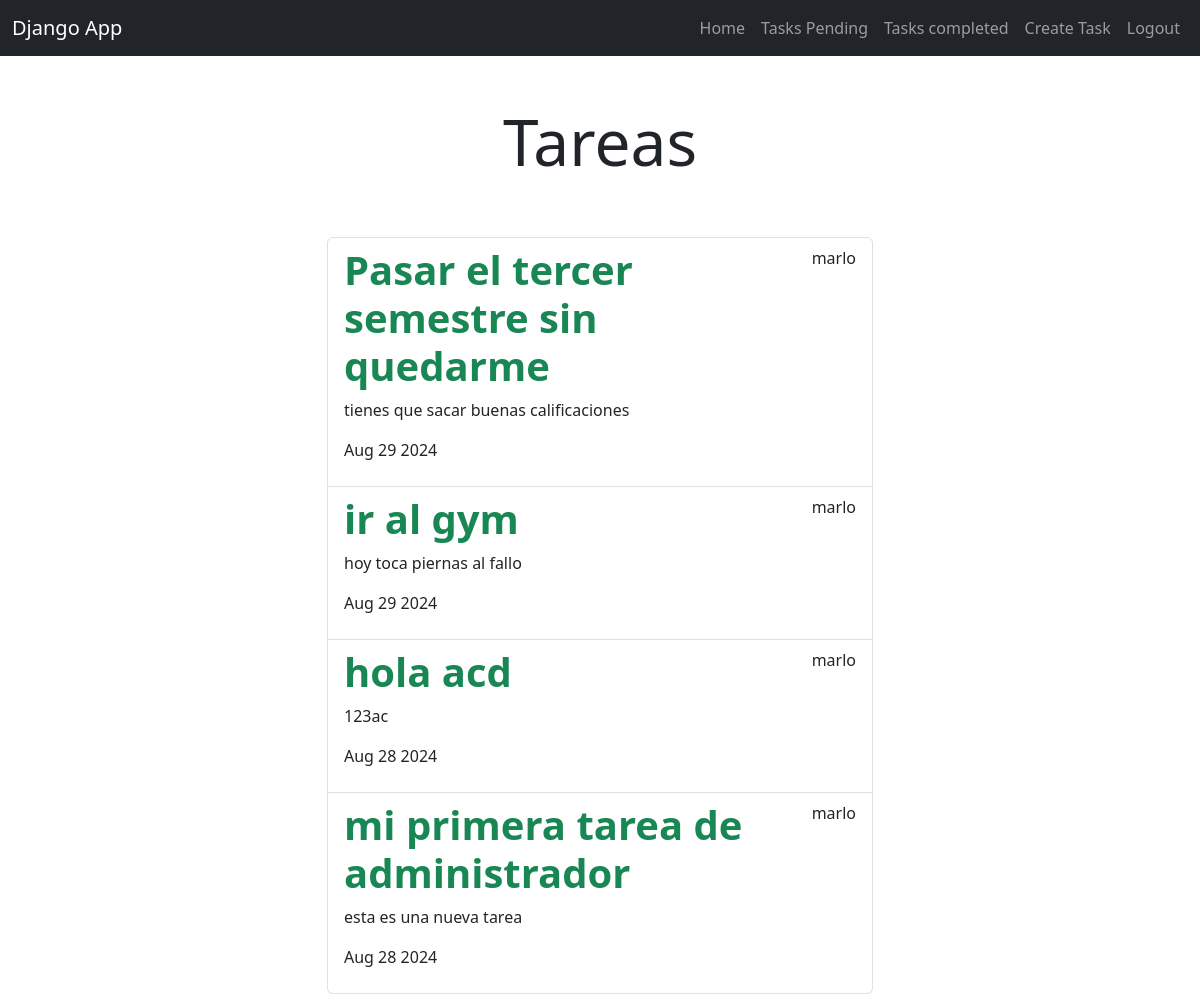
The app's page /tasks_completed/ (signed in) with its own data.
### tasks/models.py (models this page shows, shortened)
class Task(models.Model):
    title = models.CharField(max_length=100)
    description = models.TextField(blank=True)
    created = models.DateTimeField(auto_now_add=True)
    datecompleted = models.DateTimeField(null=True, blank=True)
    important = models.BooleanField(default=False)
    user = models.ForeignKey(User, on_delete=models.CASCADE)

### tasks/views.py (the view)
# urls.py: path('tasks_completed/',views.tasks_completed,name='tasks_completed'),
@login_required
def tasks_completed(request):
    tasks = Task.objects.filter(user=request.user, datecompleted__isnull=False).order_by('-datecompleted')
    return render(request, 'tasks.html',{'tasks':tasks,  'tipopagina':'Tareas Completadas'})

### tasks/templates/tasks.html
{% extends 'base.html' %}
{% block content %}
<main class="container">
    <div class="row">
        <div class="col-md-6 offset-md-3">
            <h1 class="text-center display-3 py-5">Tareas</h1>
                <ul class="list-group">
                    {% for task in tasks %}
                        <a class="list-group-item" href="{% url 'task_detail' task.id %}">
                            <header class="d-flex justify-content-between">
                                {% if task.important %}
                                    <h1 class="fw-bold text-success">{{task.title}}</h1>
                                {% else %}
                                    <h1 class="fw-bold">{{task.title}}</h1>
                                {% endif %}
                                <p>{{task.user.username}}</p>
                            </header>
                                <p>{{task.description}}</p>
                                <p>{{task.datecompleted|date:'M j Y'}}</p>
                        </a>
                    {% endfor %}
                </ul>
        </div>
    </div>
</main>
{% endblock %}

### tasks/templates/base.html (shortened to what this page needs)
<!DOCTYPE html>
<html lang="en">
<head>
    <link rel = "stylesheet" href="https://cdn.jsdelivr.net/npm/bootstrap@5.3.3/dist/css/bootstrap.min.css">
</head>
<body>
    <nav class="navbar navbar-expand-lg bg-dark navbar-dark">
        <div class="container-fluid">
          <a class="navbar-brand" href="/">Django App</a>
          <div class="collapse navbar-collapse" id="navbarNav">
            <ul class="navbar-nav ms-auto">
              <li class="nav-item">
                <a class="nav-link" href="/">Home</a>
              </li>
              {% if user.is_authenticated %}
                  <li class="nav-item">
                      <a class="nav-link" href="{% url 'tasks' %}">Tasks Pending</a>
                  </li>
                  <li class="nav-item">
                      <a class="nav-link" href="{% url 'tasks_completed' %}">Tasks completed</a>
                  </li>
                  <li class="nav-item">
                      <a class="nav-link" href="/tasks/create/">Create Task</a>
                  </li>
                  <li class="nav-item">
                      <a class="nav-link" href="/logout">Logout</a>
                  </li>
              {% endif %}
            </ul>
          </div>
        </div>
      </nav>
    {% block content %}
    {% endblock %}
</body>
</html>

### records on screen
Task: title "Pasar el tercer semestre sin quedarme", user.username "marlo", description "tienes que sacar buenas calificaciones", datecompleted "Aug 29 2024"
Task: title "ir al gym", user.username "marlo", description "hoy toca piernas al fallo", datecompleted "Aug 29 2024"
Task: title "hola acd", user.username "marlo", description "123ac", datecompleted "Aug 28 2024"
Task: title "mi primera tarea de administrador", user.username "marlo", description "esta es una nueva tarea", datecompleted "Aug 28 2024"
